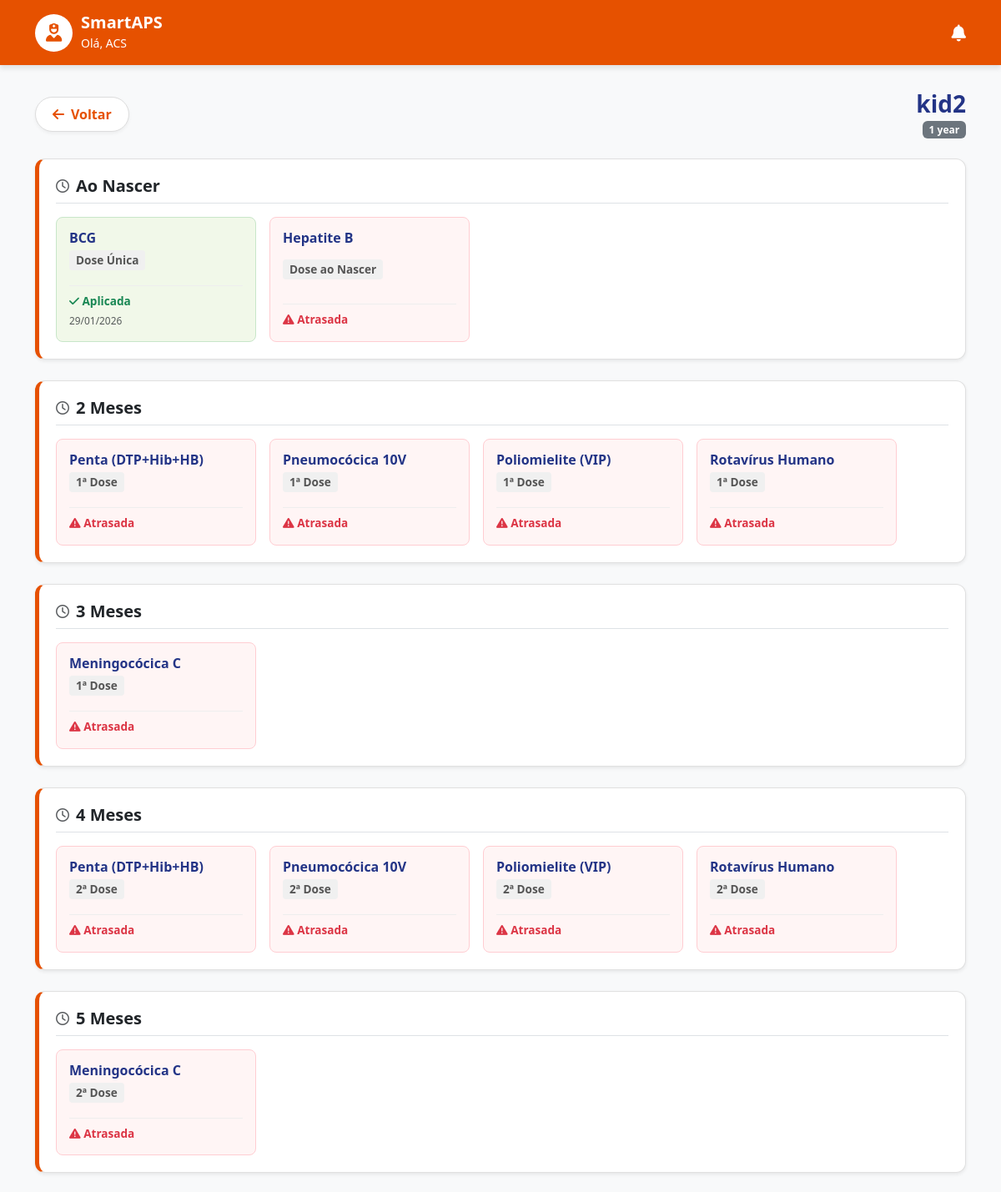
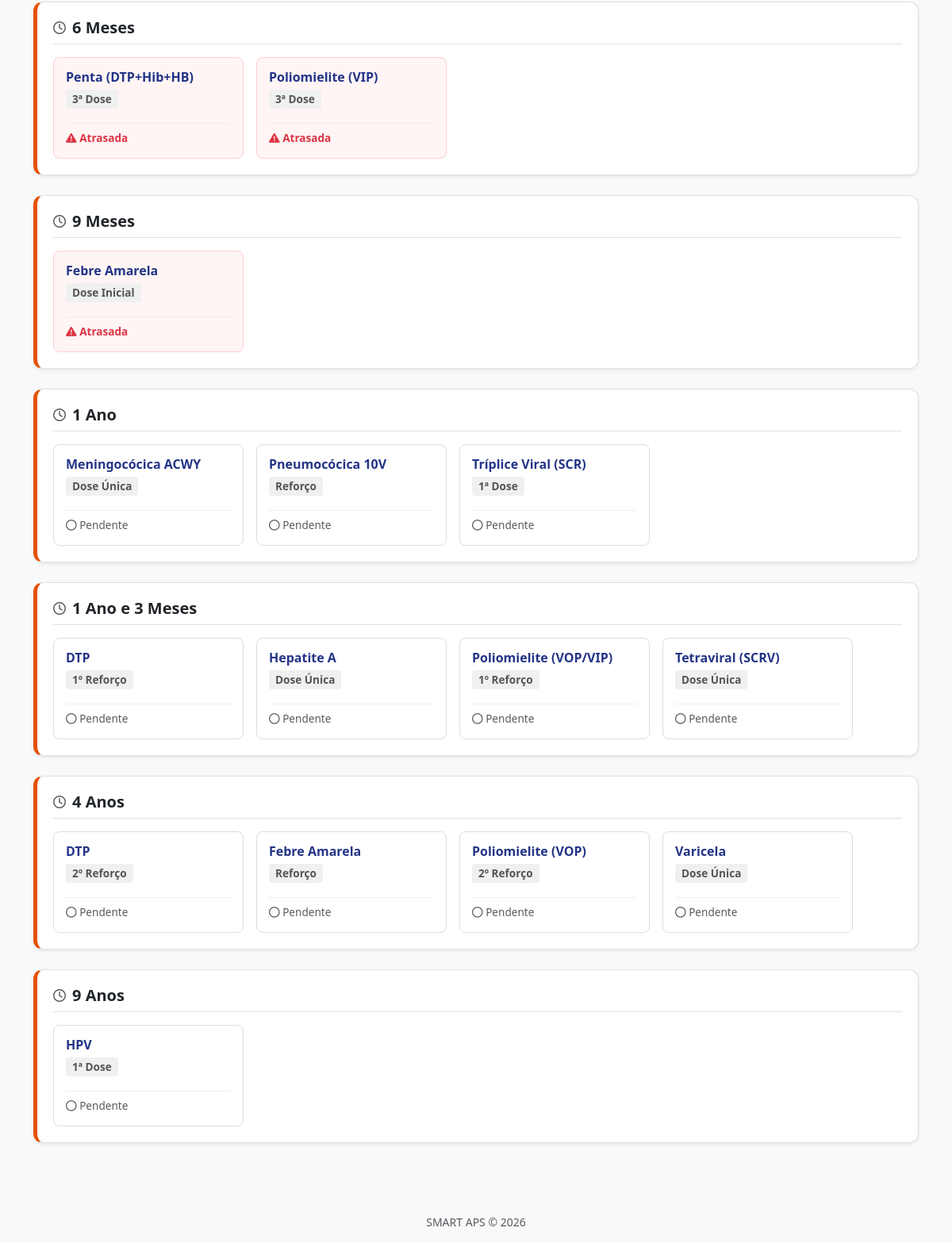
The page /crianca/3/cartao/ on the database its author committed (2 pictures, top to bottom).
### core/models.py (models this page shows, shortened)
class Crianca(models.Model):
    SEXO_CHOICES = [
        ('M', 'Masculino'),
        ('F', 'Feminino'),
    ]
    nome = models.CharField(max_length=200)
    data_nascimento = models.DateField()
    cpf = models.CharField("CPF", max_length=14, unique=True) # Sugestão: usar lib django-localflavor-br depois
    cns = models.CharField("CNS", max_length=15, unique=True)
    localidade = models.CharField(max_length=100)
    nome_mae = models.CharField("Nome da Mãe", max_length=200)
    sexo = models.CharField(max_length=1, choices=SEXO_CHOICES)
    criado_em = models.DateTimeField(auto_now_add=True)
    cadastrado_por = models.ForeignKey(UsuarioACS, on_delete=models.SET_NULL, null=True)
    class Meta:
        ordering = ['nome']
        indexes = [
            models.Index(fields=['nome']),             # Usado na busca
            models.Index(fields=['data_nascimento']),  # Usado no Censo (cálculo de bebês)
            models.Index(fields=['sexo']),             # Usado no Censo (meninos/meninas)
            models.Index(fields=['cns']),              # Usado na busca
        ]

class RegistroVacina(models.Model):
    lote = models.CharField(max_length=50, blank=True, null=True)
    observacao = models.TextField(blank=True, null=True)
    STATUS_CHOICES = [
        ('PENDENTE', 'Em Aberto'),
        ('ATRASADA', 'Atrasada'), # Isso pode ser calculado dinamicamente também
        ('APLICADA', 'Aplicada'),
    ]
    VIA_CHOICES = [
        ('INTRAMUSCULAR', 'Intramuscular'),
        ('SUBCUTANEA', 'Subcutânea'),
        ('ORAL', 'Oral'),
        ('INTRADERMICA', 'Intradérmica'),
    ]
    crianca = models.ForeignKey(Crianca, on_delete=models.CASCADE, related_name='registros')
    vacina = models.ForeignKey(Vacina, on_delete=models.CASCADE)
    status = models.CharField(max_length=20, choices=STATUS_CHOICES, default='PENDENTE')
    dose = models.CharField(max_length=50) # Ex: 1ª Dose, Reforço
    lote = models.CharField(max_length=50, blank=True)
    fabricante = models.CharField(max_length=100, blank=True)
    observacoes = models.TextField(blank=True, null=True)
    profissional_aplicou = models.CharField(max_length=100, blank=True)
    data_aplicacao = models.DateField(blank=True, null=True)
    via_administracao = models.CharField(max_length=30, choices=VIA_CHOICES, blank=True)
    local_aplicacao = models.CharField(max_length=100, blank=True) # Ex: Deltoide direito
    estrategia = models.CharField(max_length=100, default="Rotina") # Rotina ou Campanha
    class Meta:
        indexes = [
            models.Index(fields=['status']), # Muito usado para contar atrasos
        ]
    aplicado_por = models.ForeignKey(
        settings.AUTH_USER_MODEL, # Aponta para o seu UsuarioACS
        on_delete=models.SET_NULL, # Se o usuário for demitido/deletado, o registro fica mas sem nome
        null=True,
        blank=True,
        related_name='vacinas_aplicadas'
    )
    ESTRATEGIAS = [
        ('ROTINA', 'Rotina'),
        ('CAMPANHA', 'Campanha'),
        ('BLOQUEIO', 'Bloqueio'),
        ('ESPECIAL', 'Especial'),
    ]
    VIAS = [
        ('INTRAMUSCULAR', 'Intramuscular'),
        ('ORAL', 'Oral'),
        ('SUBCUTANEA', 'Subcutânea'),
        ('INTRADERMICA', 'Intradérmica'),
    ]
    LOCAIS = [
        ('VASTO_LATERAL_D', 'Vasto Lateral Direito (Coxa)'),
        ('VASTO_LATERAL_E', 'Vasto Lateral Esquerdo (Coxa)'),
        ('DELTOIDE_D', 'Deltoide Direito (Braço)'),
        ('DELTOIDE_E', 'Deltoide Esquerdo (Braço)'),
        ('GLUTEO_D', 'Glúteo Direito'),
        ('GLUTEO_E', 'Glúteo Esquerdo'),
        ('BOCA', 'Boca (Oral)'),
        ('OUTROS', 'Outros'),
    ]
    status = models.CharField(max_length=20, default='PENDENTE') # Vamos tratar isso no form
    estrategia = models.CharField(max_length=20, choices=ESTRATEGIAS, default='ROTINA')
    via_administracao = models.CharField(max_length=20, choices=VIAS, default='INTRAMUSCULAR')
    local_aplicacao = models.CharField(max_length=20, choices=LOCAIS, blank=True, null=True)
    lote = models.CharField(max_length=50, blank=True, null=True)
    fabricante = models.CharField(max_length=50, blank=True, null=True)
    observacoes = models.TextField(blank=True, null=True)
    profissional_aplicou = models.CharField(max_length=100, blank=True, null=True)

class Vacina(models.Model):
    nome = models.CharField(max_length=100) # Ex: BCG, Pentavalente
    descricao_doenca = models.CharField("Previne que doença", max_length=200)
    idade_alvo_meses = models.IntegerField("Idade Alvo (meses)", help_text="0 para ao nascer")
    dose_padrao = models.CharField("Dose Padrão", max_length=50, default="Dose Única")
    class Meta:
        ordering = ['idade_alvo_meses', 'nome'] # Garante a ordem do calendário
    @property
    def idade_formatada(self):
        if self.idade_alvo_meses == 0:
            return "Ao Nascer"
        if self.idade_alvo_meses < 12:
            return f"{self.idade_alvo_meses} Meses"
        anos = self.idade_alvo_meses // 12
        meses_restantes = self.idade_alvo_meses % 12
        texto_anos = "Ano" if anos == 1 else "Anos"
        if meses_restantes == 0:
            return f"{anos} {texto_anos}"
        else:
            return f"{anos} {texto_anos} e {meses_restantes} Meses"

### core/views.py (the view)
# urls.py: path('crianca/<int:crianca_id>/cartao/', views.cartao_vacina, name='cartao_vacina'),
def cartao_vacina(request, crianca_id):
    crianca = get_object_or_404(Crianca, pk=crianca_id)
    hoje = date.today()
    idade_meses = (hoje.year - crianca.data_nascimento.year) * 12 + (hoje.month - crianca.data_nascimento.month)
    vacinas_vencidas = RegistroVacina.objects.filter(
        crianca=crianca,
        status='PENDENTE',
        vacina__idade_alvo_meses__lt=idade_meses # __lt significa "Less Than" (menor que)
    )
    if vacinas_vencidas.exists():
        vacinas_vencidas.update(status='ATRASADA')
    registros = RegistroVacina.objects.filter(crianca=crianca)\
        .select_related('vacina')\
        .order_by('vacina__idade_alvo_meses', 'vacina__nome') # <--- MUDANÇA AQUI
    return render(request, 'cartao_vacina.html', {'crianca': crianca, 'registros': registros})

### core/templates/cartao_vacina.html (shortened to what this page needs)
{% extends 'base.html' %}
{% block content %}
<div class="d-flex justify-content-between align-items-center mb-4">
    <a href="{% url 'lista_criancas' %}" class="btn-voltar-destaque">
        <i class="fa-solid fa-arrow-left"></i> Voltar
    </a>
    <div class="text-end">
        <h3 class="fw-bold m-0" style="color: var(--secondary-blue);">{{ crianca.nome }}</h3>
        <span class="badge bg-secondary">{{ crianca.data_nascimento|timesince }}</span>
    </div>
</div>
{% regroup registros by vacina.idade_formatada as cronograma %}
{% for grupo in cronograma %}
<div class="vacina-row shadow-sm position-relative">
    <div class="mb-3 border-bottom pb-2 d-flex align-items-center gap-2">
        <i class="fa-regular fa-clock text-muted"></i>
        <h5 class="fw-bold mb-0 text-dark">
            {{ grupo.grouper }}
        </h5>
    </div>
    <div class="d-flex flex-wrap gap-3">
        {% for registro in grupo.list %}
        <a href="{% url 'editar_registro' registro.id %}" class="dose-card status-{{ registro.status }}">
            <div class="dose-vacina-nome">{{ registro.vacina.nome }}</div>
            <span class="dose-badge">{{ registro.vacina.dose_padrao }}</span>
            <div class="status-footer mt-2">
                {% if registro.status == 'ATRASADA' %}
                    <span class="text-danger fw-bold"><i class="fa-solid fa-triangle-exclamation"></i> Atrasada</span>
                {% elif registro.status == 'APLICADA' %}
                    <span class="text-success fw-bold"><i class="fa-solid fa-check"></i> Aplicada</span>
                    <div class="small text-muted mt-1">
                        {{ registro.data_aplicacao|date:"d/m/Y" }}
                    </div>
                {% else %}
                    <span class="text-muted"><i class="fa-regular fa-circle"></i> Pendente</span>
                {% endif %}
            </div>
        </a>
        {% endfor %}
    </div>
</div>
{% empty %}
<div class="alert alert-info text-center py-5">
    <i class="fa-solid fa-folder-open fa-2x mb-3"></i><br>
    Nenhum registro encontrado.
</div>
{% endfor %}
{% endblock %}

### core/static/css/style.css (style rules this page uses)
:root { --primary-color: #E65100; --primary-hover: #BF360C; --secondary-blue: #233486; --bg-color: #F8F9FA; --status-atrasada-bg: #FFEBEE; --status-atrasada-text: #D32F2F; --status-atrasada-border: #EF5350; --status-aplicada-bg: #E8F5E9; --status-aplicada-text: #2E7D32; --status-aplicada-border: #66BB6A; --status-pendente-bg: #F5F5F5; --status-pendente-text: #616161; --status-pendente-border: #BDBDBD; }
body { background-color: var(--bg-color); font-family: 'Segoe UI', Tahoma, Geneva, Verdana, sans-serif; min-height: 100vh; display: flex; flex-direction: column; }
h1, h2, h3, h4, h5, .text-primary { color: var(--secondary-blue) !important; }
.btn-voltar-destaque { background-color: white; color: var(--primary-color); border: 1px solid #ddd; font-weight: 600; border-radius: 50px; padding: 8px 20px; text-decoration: none; display: inline-flex; align-items: center; gap: 8px; transition: all 0.2s; box-shadow: 0 2px 4px rgba(0,0,0,0.05); }

### core/templates/cartao_vacina.html (style rules this page uses)
.vacina-row { background: #fff; border: 1px solid #e0e0e0; border-radius: 12px; padding: 20px; margin-bottom: 25px; border-left: 5px solid var(--primary-color); }
.dose-card { text-decoration: none; display: flex; flex-direction: column; justify-content: space-between; min-width: 180px; max-width: 240px; flex: 1; border-radius: 8px; padding: 15px; transition: transform 0.2s, box-shadow 0.2s; border: 1px solid #ddd; background-color: white; }
.dose-vacina-nome { font-weight: 800; color: var(--secondary-blue); font-size: 1rem; margin-bottom: 5px; line-height: 1.2; }
.dose-badge { font-size: 0.85rem; background-color: #f0f0f0; color: #555; padding: 2px 8px; border-radius: 4px; align-self: flex-start; margin-bottom: 10px; font-weight: 600; }
.status-footer { font-size: 0.85rem; border-top: 1px solid #eee; padding-top: 8px; margin-top: auto; }
.status-ATRASADA { background-color: #FFF5F5; border-color: #ffcdd2; }
.status-APLICADA { background-color: #F1F8E9; border-color: #C8E6C9; }

### rows shown on the page
Crianca: nome "kid2", data_nascimento "1 year"
RegistroVacina: vacina.nome "BCG", vacina.dose_padrao "Dose Única", data_aplicacao "29/01/2026"
RegistroVacina: vacina.nome "Hepatite B", vacina.dose_padrao "Dose ao Nascer", status "ATRASADA" (drawn)
RegistroVacina: vacina.nome "Penta (DTP+Hib+HB)", vacina.dose_padrao "1ª Dose", status "ATRASADA" (drawn)
RegistroVacina: vacina.nome "Pneumocócica 10V", vacina.dose_padrao "1ª Dose", status "ATRASADA" (drawn)
RegistroVacina: vacina.nome "Poliomielite (VIP)", vacina.dose_padrao "1ª Dose", status "ATRASADA" (drawn)
RegistroVacina: vacina.nome "Rotavírus Humano", vacina.dose_padrao "1ª Dose", status "ATRASADA" (drawn)
RegistroVacina: vacina.nome "Meningocócica C", vacina.dose_padrao "1ª Dose", status "ATRASADA" (drawn)
RegistroVacina: vacina.nome "Penta (DTP+Hib+HB)", vacina.dose_padrao "2ª Dose", status "ATRASADA" (drawn)
RegistroVacina: vacina.nome "Pneumocócica 10V", vacina.dose_padrao "2ª Dose", status "ATRASADA" (drawn)
RegistroVacina: vacina.nome "Poliomielite (VIP)", vacina.dose_padrao "2ª Dose", status "ATRASADA" (drawn)
RegistroVacina: vacina.nome "Rotavírus Humano", vacina.dose_padrao "2ª Dose", status "ATRASADA" (drawn)
RegistroVacina: vacina.nome "Meningocócica C", vacina.dose_padrao "2ª Dose", status "ATRASADA" (drawn)
RegistroVacina: vacina.nome "Penta (DTP+Hib+HB)", vacina.dose_padrao "3ª Dose", status "ATRASADA" (drawn)
RegistroVacina: vacina.nome "Poliomielite (VIP)", vacina.dose_padrao "3ª Dose", status "ATRASADA" (drawn)
RegistroVacina: vacina.nome "Febre Amarela", vacina.dose_padrao "Dose Inicial", status "ATRASADA" (drawn)
RegistroVacina: vacina.nome "Meningocócica ACWY", vacina.dose_padrao "Dose Única", status "PENDENTE" (drawn)
RegistroVacina: vacina.nome "Pneumocócica 10V", vacina.dose_padrao "Reforço", status "PENDENTE" (drawn)
RegistroVacina: vacina.nome "Tríplice Viral (SCR)", vacina.dose_padrao "1ª Dose", status "PENDENTE" (drawn)
RegistroVacina: vacina.nome "DTP", vacina.dose_padrao "1º Reforço", status "PENDENTE" (drawn)
RegistroVacina: vacina.nome "Hepatite A", vacina.dose_padrao "Dose Única", status "PENDENTE" (drawn)
RegistroVacina: vacina.nome "Poliomielite (VOP/VIP)", vacina.dose_padrao "1º Reforço", status "PENDENTE" (drawn)
RegistroVacina: vacina.nome "Tetraviral (SCRV)", vacina.dose_padrao "Dose Única", status "PENDENTE" (drawn)
RegistroVacina: vacina.nome "DTP", vacina.dose_padrao "2º Reforço", status "PENDENTE" (drawn)
RegistroVacina: vacina.nome "Febre Amarela", vacina.dose_padrao "Reforço", status "PENDENTE" (drawn)
RegistroVacina: vacina.nome "Poliomielite (VOP)", vacina.dose_padrao "2º Reforço", status "PENDENTE" (drawn)
RegistroVacina: vacina.nome "Varicela", vacina.dose_padrao "Dose Única", status "PENDENTE" (drawn)
RegistroVacina: vacina.nome "HPV", vacina.dose_padrao "1ª Dose", status "PENDENTE" (drawn)

### other values the page prints
{{ user.username|default:"ACS" }} "ACS"
{{ grupo.grouper }} "Ao Nascer" "2 Meses" "3 Meses" "4 Meses" "5 Meses" "6 Meses" "9 Meses" "1 Ano" "1 Ano e 3 Meses" "4 Anos" "9 Anos"
